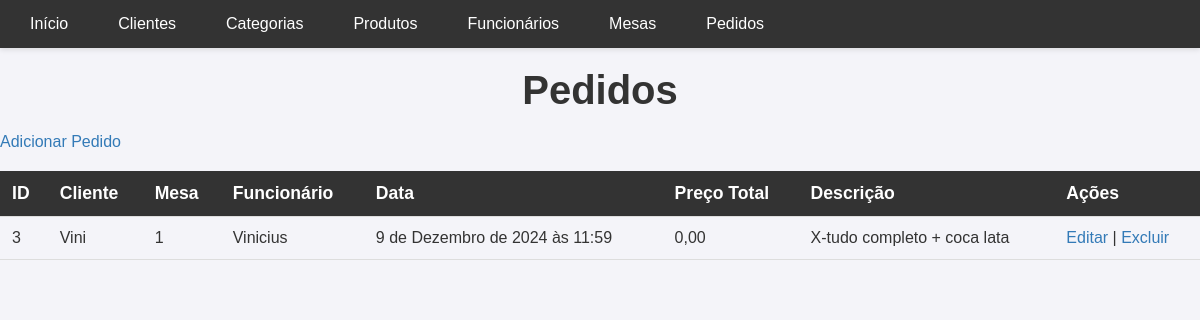
The app's page /pedido/ with its own data.
### gerenciamento/models.py (models this page shows, shortened)
class Pedido(models.Model):
    cliente = models.ForeignKey(Cliente, on_delete=models.CASCADE, null=True, blank=True)
    mesa = models.ForeignKey(Mesa, on_delete=models.CASCADE, null=True, blank=True)
    funcionario = models.ForeignKey(Funcionario, on_delete=models.CASCADE)
    data_pedido = models.DateTimeField(auto_now_add=True)
    preco_total = models.DecimalField(max_digits=10, decimal_places=2, default=0)
    descricao = models.TextField(blank=True, null=True)

class Cliente(models.Model):
    nome = models.CharField(max_length=100)
    email = models.EmailField(unique=True)
    telefone = models.CharField(max_length=15)
    endereco = models.TextField()

class Mesa(models.Model):
    numero = models.PositiveIntegerField(unique=True)
    capacidade = models.PositiveIntegerField()
    ocupada = models.BooleanField(default=False)

class Funcionario(models.Model):
    nome = models.CharField(max_length=100)
    email = models.EmailField(unique=True)
    cargo = models.CharField(max_length=50)
    salario = models.DecimalField(max_digits=10, decimal_places=2)
    data_contratacao = models.DateField()

### gerenciamento/views.py (the view)
# urls.py: path('pedido/', views.listar_pedidos, name='listar_pedidos'),
def listar_pedidos(request):
    pedidos = Pedido.objects.all()
    return render(request, 'gerenciamento/pedido/list.html', {'pedidos': pedidos})

### gerenciamento/templates/gerenciamento/pedido/list.html (shortened to what this page needs)
{% extends 'gerenciamento/base.html' %}
{% block content %}
<h1>Pedidos</h1>
<a href="{% url 'criar_pedido' %}">Adicionar Pedido</a>
<table>
    <thead>
        <tr>
            <th>ID</th>
            <th>Cliente</th>
            <th>Mesa</th>
            <th>Funcionário</th>
            <th>Data</th>
            <th>Preço Total</th>
            <th>Descrição</th>
            <th>Ações</th>
        </tr>
    </thead>
    <tbody>
        {% for pedido in pedidos %}
        <tr>
            <td>{{ pedido.id }}</td>
            <td>{{ pedido.cliente.nome|default:"N/A" }}</td>
            <td>{{ pedido.mesa.numero|default:"N/A" }}</td>
            <td>{{ pedido.funcionario.nome }}</td>
            <td>{{ pedido.data_pedido }}</td>
            <td>{{ pedido.preco_total }}</td>
            <td>{{ pedido.descricao|default:"Sem descrição" }}</td>
            <td>
                <a href="{% url 'editar_pedido' pedido.id %}">Editar</a> |
                <a href="{% url 'excluir_pedido' pedido.id %}" onclick="return confirm('Tem certeza que deseja excluir?');">Excluir</a>
            </td>
        </tr>
        {% endfor %}
    </tbody>
</table>
{% endblock %}

### static/gerenciamento/style.css (style rules this page uses)
body { font-family: 'Arial', sans-serif; margin: 0; padding: 0; background-color: #f4f4f9; color: #333; }
h1 { font-size: 2.5em; text-align: center; color: #333; margin: 20px 0; }
table { width: 100%; border-collapse: collapse; margin-top: 20px; }
table th, table td { padding: 12px; text-align: left; border-bottom: 1px solid #ddd; }
table th { background-color: #333; color: #fff; font-size: 1.1em; }
a { color: #337ab7; text-decoration: none; transition: color 0.3s ease; }

### records on screen
Pedido: id "3", cliente.nome "Vini", mesa.numero "1", funcionario.nome "Vinicius", data_pedido "9 de Dezembro de 2024 às 11:59", preco_total "0,00", descricao "X-tudo completo + coca lata"
